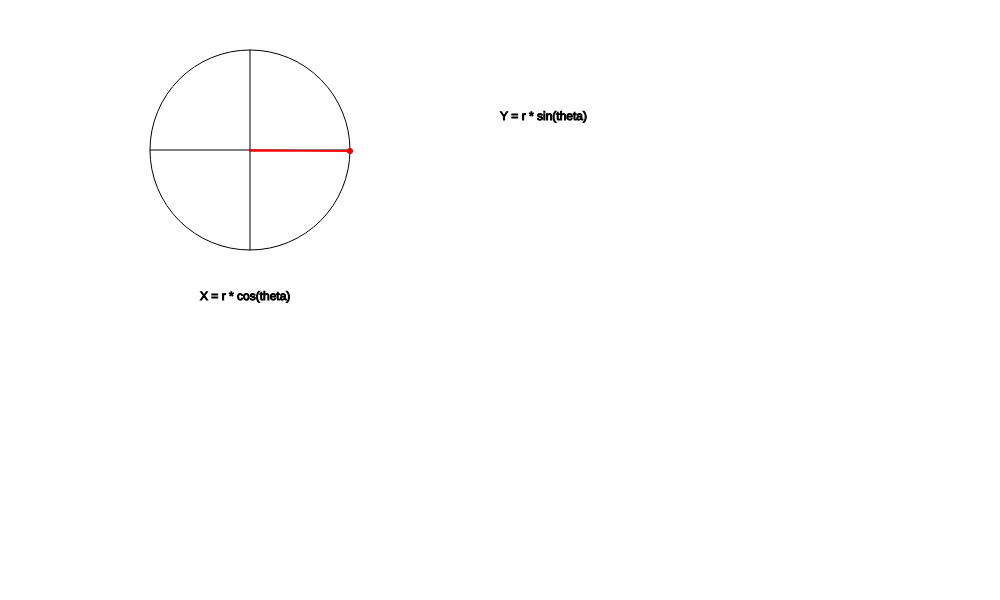
Frame 1 (no input)
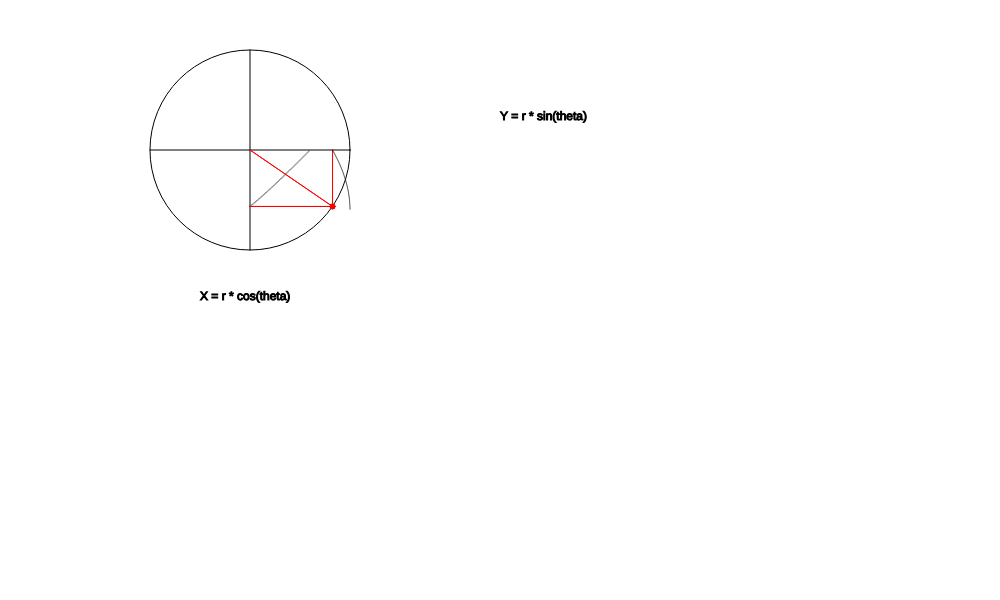
Frame 60 (no input)
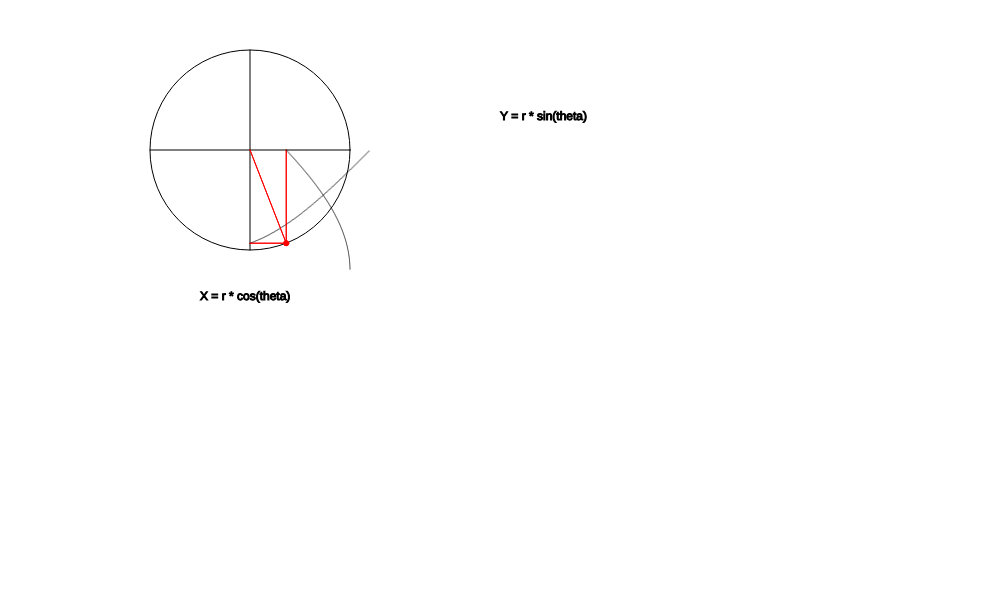
Frame 120 (the mouse pressed at the canvas centre since frame 60)

The p5.js sketch that drew these frames (run headless with seeded random() and noise() and a simulated clock; from frame 60 on, the mouse is pressed at the canvas centre):

// p5.js sketch
// ── sketch.js


var e;
var f;

function setup() {
  createCanvas(1000, 600);
  e = new Emitter(width/4, height/4, 100, .01, createVector(1,0));
  f = new Emitter(width/4, height/4, 100, .01, createVector(0,1));
}

function draw() {
  background(255);
  noFill();
  ellipse(e.x, e.y, e.r * 2, e.r * 2);
  line(e.x, e.y - e.r, e.x, e.y + e.r);
  line(e.x - e.r, e.y, e.x + e.r, e.y);
  e.update();
  f.update();
  e.show();
  f.show();
  e.clean();
  f.clean();
  text("Y = r * sin(theta)", width/2, height/5);
  text( "X = r * cos(theta)", width/5, height/2)
}

var Baby = function(position, velocity) {
  this.position = position;
  this.velocity = velocity;
  this.update = function() {
    this.position.add(this.velocity);
  }
  this.show = function() {
    push();
    stroke(0);
    fill(0);
    translate(this.position.x, this.position.y);
    point(0,0);
    pop();
  }
}

var Emitter = function(x, y, r, omega, pointV) {
  this.x = x;
  this.y = y;
  this.omega = omega;
  this.r = r;
  this.theta = 0;
  this.points = [];
  this.pointV = pointV;
  this.update = function() {
    this.theta += this.omega;
    xloc = this.x + this.r * cos(this.theta);
    yloc = this.y + this.r * sin(this.theta);
    if (this.pointV.x > 0) {
      this.points.push(new Baby(createVector(this.x, yloc), this.pointV));
    } else if (this.pointV.y > 0) {
      this.points.push(new Baby(createVector(xloc, this.y), this.pointV));
    }
  }
  this.show = function() {
    stroke(255,0,0);
    fill(255,0,0);
    xlocation = this.x + this.r * cos(this.theta);
    ylocation = this.y + this.r * sin(this.theta);
    ellipse(xlocation, ylocation, 5, 5);
    line(xlocation, ylocation, this.x, ylocation);
    line(xlocation, ylocation, xlocation, this.y);
    line(this.x, this.y, xlocation, ylocation);
    stroke(0);
    fill(0);
    for (var i = 0; i < this.points.length; i++) {
      this.points[i].show();
    }
  }
  this.clean = function() {
    for (var i = this.points.length - 1; i >=0; i--) {
      if (this.points[i].x > width) {
        this.points.splice(i,1);
      } else {
        this.points[i].update();
      }
    }
  }
}
